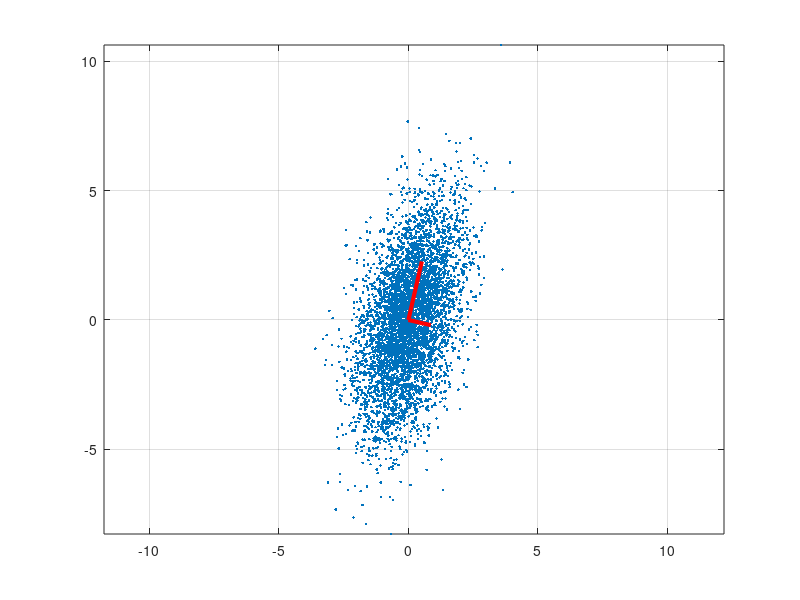

MATLAB code for this plot:
clc;
clear;
close all;

X=mvnrnd([0 0],[1 1; 1 5],5000); 
[V, Y, s]=pca(X);

V(:,1)=sqrt(s(1))*V(:,1);
V(:,2)=sqrt(s(2))*V(:,2);

figure;
plot(X(:,1),X(:,2),'.');
hold on;
plot([0 V(1,1)],[0 V(2,1)],'r','LineWidth',3);
plot([0 V(1,2)],[0 V(2,2)],'r','LineWidth',3);

axis equal;
grid on;



